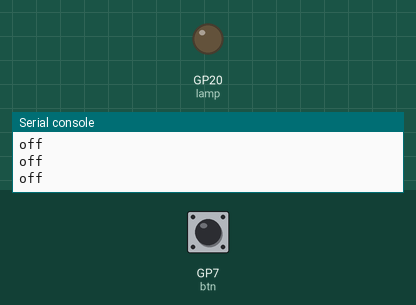
A program run on a simulated Raspberry Pi Pico running MicroPython. Shown: output pins drawn as LEDs (lit = HIGH), the last lines printed to the serial console. The test bench sets the inputs (shaded band); at power-on: GP7 (btn) HIGH.

Above: at 1.2 s.
1.3 s: GP7 (btn) pulled LOW for 0.15 s
At 1.9 s:
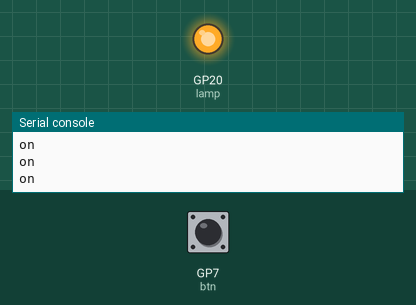
2.9 s: GP7 (btn) pulled LOW for 1 s
At 4.0 s:
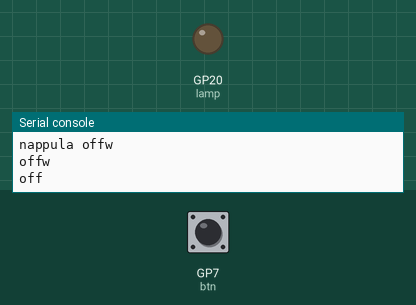
5.4 s: GP7 (btn) pulled LOW for 3.2 s
At 5.7 s:
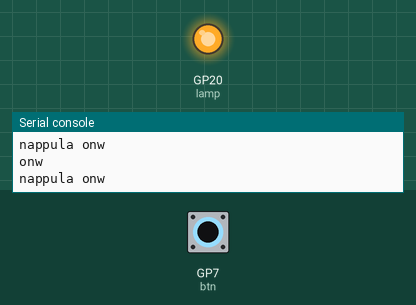
Timing chart, 0 to 8.4 s (numbered marks = the images above; inputs shaded):
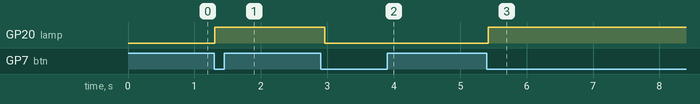

The program:

07_11_ASM_3.py
```python
from machine import Pin
import time

lamp = Pin(20, Pin.OUT)
btn = Pin(7, Pin.IN, Pin.PULL_UP)

class ASM:
    def __init__(self, name, clkprd):
        self.name = name
        self.state = self.off
        self.delay = clkprd
        print(f"{self.name}, delay: {self.delay}s")

    def run(self):
        self.state()
        time.sleep(self.delay)

    def off(self):
        print("off")
        lamp.value(0)
        if btn.value() == 0:
            print("nappula off")
            lamp.value(1)
            self.state = self.onw

    def onw(self):
        print("onw")
        lamp.value(1)
        if btn.value() == 0:
            print("nappula onw")
            self.state = self.onw
        else:
            self.state = self.on

    def on(self):
        print("on")
        lamp.value(1)
        if btn.value() == 0:
            print("nappula on")
            self.state = self.offw

    def offw(self):
        print("offw")
        lamp.value(0)
        if btn.value() == 0:
            print("nappula offw")
            self.state = self.offw
        else:
            self.state = self.off

#Main program:

light_machine = ASM("light_machine", 0.05)
while True:

    light_machine.run()
```

Measured:
- after the input at 1.3 s, GP20 (lamp): LOW → HIGH at once
- after the input at 2.9 s, GP20 (lamp): HIGH → LOW after 0.06 s
- after the input at 5.4 s, GP20 (lamp): LOW → HIGH at once
